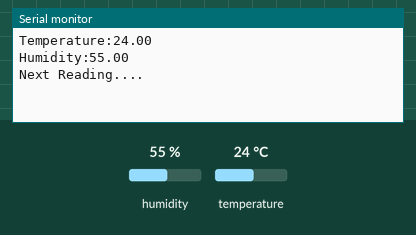
A sketch run on a simulated ESP8266 (NodeMCU). On the bench: the last lines printed to the serial monitor. The inputs (shaded band) are chosen by the test bench; at power-on: humidity 55 %, temperature 24 °C. WiFi joins after 1.5 s; servers stay silent unless stated.

Above: at 3.0 s.
3.1 s: humidity set to 22 %
4.6 s: temperature set to 12 °C
At 6.0 s:
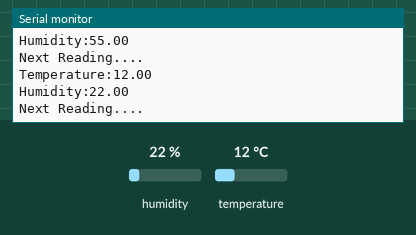
6.1 s: humidity set to 40 %
At 9.3 s:
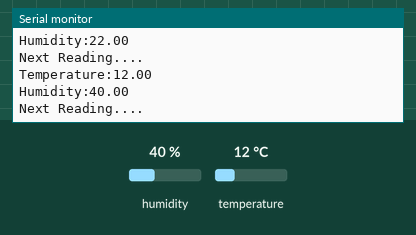
Timing chart, 0 to 10.8 s (numbered marks = the images above; inputs shaded):
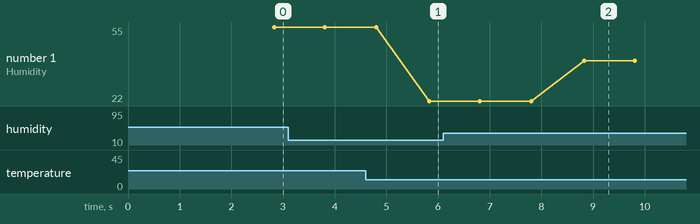

Measured:
- after the input at 4.6 s, the serial monitor: prints a new line after 1.2 s (image 1)
- after the input at 6.1 s, the serial monitor: prints a new line after 2.7 s (image 2)
- plotted number 1: 22 → 40 after the input at 6.1 s

The sketch:

Blynk.ino
```cpp
#include<ESP8266WiFi.h>
#include<BlynkSimpleEsp8266.h>
#include<DHT.h>

DHT dht(0, DHT11);
BlynkTimer timer;
//Aagas enjoy
void read_from_DHT(){
  //First we check if value can be read or not to ensure before sending
  if(isnan(dht.readHumidity()))
  {
    if(isnan(dht.readTemperature()))
    {
      Serial.println("Error!");
      return;
    }
  }
  //Virtual pin associated for Temperature Reading
  Blynk.virtualWrite(V5,dht.readTemperature());
  //Virtual pin associated for Humidity Reading
  Blynk.virtualWrite(V6,dht.readHumidity());
  //Print Temperature and Humidity
  Serial.print("Temperature:");
  Serial.println(dht.readTemperature());
  Serial.print("Humidity:");
  Serial.println(dht.readHumidity());
  Serial.println("Next Reading....");
}

void setup(){
  Serial.begin(9600);
  Blynk.begin("PDy7PNaI9FdTQpstdOTRaoX9MTCZ6B4I", "Y","X");
  dht.begin();
  timer.setInterval(1000L,read_from_DHT);
}

void loop(){
  Blynk.run();  //Initialise the blynk
  timer.run();  //Initialise the timer for Blynk
}
```
